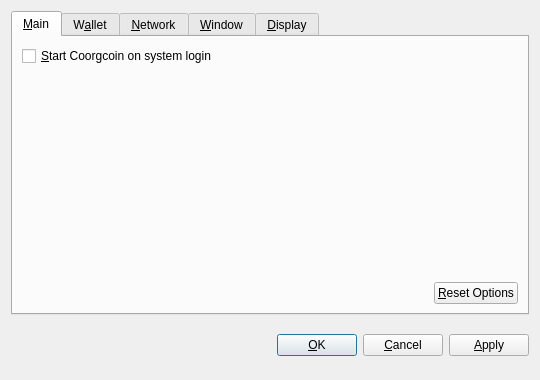
<?xml version="1.0" encoding="UTF-8"?>
<ui version="4.0">
 <class>OptionsDialog</class>
 <widget class="QDialog" name="OptionsDialog">
  <property name="geometry">
   <rect>
    <x>0</x>
    <y>0</y>
    <width>540</width>
    <height>380</height>
   </rect>
  </property>
  <property name="windowTitle">
   <string>Options</string>
  </property>
  <property name="modal">
   <bool>true</bool>
  </property>
  <layout class="QVBoxLayout" name="verticalLayout">
   <item>
    <widget class="QTabWidget" name="tabWidget">
     <property name="tabPosition">
      <enum>QTabWidget::North</enum>
     </property>
     <property name="currentIndex">
      <number>0</number>
     </property>
     <widget class="QWidget" name="tabMain">
      <attribute name="title">
       <string>&amp;Main</string>
      </attribute>
      <layout class="QVBoxLayout" name="verticalLayout_Main">
       <item>
        <widget class="QCheckBox" name="bitcoinAtStartup">
         <property name="toolTip">
          <string>Automatically start Coorgcoin after logging in to the system.</string>
         </property>
         <property name="text">
          <string>&amp;Start Coorgcoin on system login</string>
         </property>
        </widget>
       </item>
       <item>
        <spacer name="verticalSpacer_Main">
         <property name="orientation">
          <enum>Qt::Vertical</enum>
         </property>
         <property name="sizeHint" stdset="0">
          <size>
           <width>20</width>
           <height>40</height>
          </size>
         </property>
        </spacer>
       </item>
       <item>
        <layout class="QHBoxLayout" name="horizontalLayout_2_Main">
         <item>
          <spacer name="horizontalSpacer_2_Main">
           <property name="orientation">
            <enum>Qt::Horizontal</enum>
           </property>
           <property name="sizeHint" stdset="0">
            <size>
             <width>40</width>
             <height>20</height>
            </size>
           </property>
          </spacer>
         </item>
         <item>
          <widget class="QPushButton" name="resetButton">
           <property name="toolTip">
            <string>Reset all client options to default.</string>
           </property>
           <property name="text">
            <string>&amp;Reset Options</string>
           </property>
           <property name="autoDefault">
            <bool>false</bool>
           </property>
          </widget>
         </item>
        </layout>
       </item>
      </layout>
     </widget>
     <widget class="QWidget" name="tabWallet">
      <attribute name="title">
       <string>W&amp;allet</string>
      </attribute>
      <layout class="QVBoxLayout" name="verticalLayout_Network">
       <item>
        <widget class="QLabel" name="transactionFeeInfoLabel">
         <property name="text">
          <string>Optional transaction fee per kB that helps make sure your transactions are processed quickly. Most transactions are 1 kB.</string>
         </property>
         <property name="textFormat">
          <enum>Qt::PlainText</enum>
         </property>
         <property name="wordWrap">
          <bool>true</bool>
         </property>
        </widget>
       </item>
       <item>
        <layout class="QHBoxLayout" name="horizontalLayout_1_Main">
         <item>
          <widget class="QLabel" name="transactionFeeLabel">
           <property name="text">
            <string>Pay transaction &amp;fee</string>
           </property>
           <property name="textFormat">
            <enum>Qt::PlainText</enum>
           </property>
           <property name="buddy">
            <cstring>transactionFee</cstring>
           </property>
          </widget>
         </item>
         <item>
          <widget class="BitcoinAmountField" name="transactionFee"/>
         </item>
         <item>
          <spacer name="horizontalSpacer_1_Main">
           <property name="orientation">
            <enum>Qt::Horizontal</enum>
           </property>
           <property name="sizeHint" stdset="0">
            <size>
             <width>40</width>
             <height>20</height>
            </size>
           </property>
          </spacer>
         </item>
        </layout>
       </item>
       <item>
        <widget class="QLabel" name="label">
         <property name="text">
          <string>If you disable the spending of unconfirmed change, the change from a transaction cannot be used until that transaction has at least one confirmation. This also affects how your balance is computed.</string>
         </property>
         <property name="wordWrap">
          <bool>true</bool>
         </property>
        </widget>
       </item>
       <item>
        <widget class="QCheckBox" name="spendZeroConfChange">
         <property name="text">
          <string>Spend unconfirmed change  (experts only)</string>
         </property>
        </widget>
       </item>
       <item>
        <spacer name="verticalSpacer">
         <property name="orientation">
          <enum>Qt::Vertical</enum>
         </property>
         <property name="sizeHint" stdset="0">
          <size>
           <width>20</width>
           <height>40</height>
          </size>
         </property>
        </spacer>
       </item>
      </layout>
     </widget>
     <widget class="QWidget" name="tabNetwork">
      <attribute name="title">
       <string>&amp;Network</string>
      </attribute>
      <layout class="QVBoxLayout" name="verticalLayout_Network">
       <item>
        <widget class="QCheckBox" name="mapPortUpnp">
         <property name="toolTip">
          <string>Automatically open the Coorgcoin client port on the router. This only works when your router supports UPnP and it is enabled.</string>
         </property>
         <property name="text">
          <string>Map port using &amp;UPnP</string>
         </property>
        </widget>
       </item>
       <item>
        <widget class="QCheckBox" name="connectSocks">
         <property name="toolTip">
          <string>Connect to the Coorgcoin network through a SOCKS proxy (e.g. when connecting through Tor).</string>
         </property>
         <property name="text">
          <string>&amp;Connect through SOCKS proxy:</string>
         </property>
        </widget>
       </item>
       <item>
        <layout class="QHBoxLayout" name="horizontalLayout_Network">
         <item>
          <widget class="QLabel" name="proxyIpLabel">
           <property name="text">
            <string>Proxy &amp;IP:</string>
           </property>
           <property name="textFormat">
            <enum>Qt::PlainText</enum>
           </property>
           <property name="buddy">
            <cstring>proxyIp</cstring>
           </property>
          </widget>
         </item>
         <item>
          <widget class="QValidatedLineEdit" name="proxyIp">
           <property name="maximumSize">
            <size>
             <width>140</width>
             <height>16777215</height>
            </size>
           </property>
           <property name="toolTip">
            <string>IP address of the proxy (e.g. 127.0.0.1)</string>
           </property>
          </widget>
         </item>
         <item>
          <widget class="QLabel" name="proxyPortLabel">
           <property name="text">
            <string>&amp;Port:</string>
           </property>
           <property name="textFormat">
            <enum>Qt::PlainText</enum>
           </property>
           <property name="buddy">
            <cstring>proxyPort</cstring>
           </property>
          </widget>
         </item>
         <item>
          <widget class="QLineEdit" name="proxyPort">
           <property name="maximumSize">
            <size>
             <width>55</width>
             <height>16777215</height>
            </size>
           </property>
           <property name="toolTip">
            <string>Port of the proxy (e.g. 9050)</string>
           </property>
          </widget>
         </item>
         <item>
          <widget class="QLabel" name="socksVersionLabel">
           <property name="text">
            <string>SOCKS &amp;Version:</string>
           </property>
           <property name="textFormat">
            <enum>Qt::PlainText</enum>
           </property>
           <property name="buddy">
            <cstring>socksVersion</cstring>
           </property>
          </widget>
         </item>
         <item>
          <widget class="QValueComboBox" name="socksVersion">
           <property name="toolTip">
            <string>SOCKS version of the proxy (e.g. 5)</string>
           </property>
          </widget>
         </item>
         <item>
          <spacer name="horizontalSpacer_Network">
           <property name="orientation">
            <enum>Qt::Horizontal</enum>
           </property>
           <property name="sizeHint" stdset="0">
            <size>
             <width>40</width>
             <height>20</height>
            </size>
           </property>
          </spacer>
         </item>
        </layout>
       </item>
       <item>
        <spacer name="verticalSpacer_Network">
         <property name="orientation">
          <enum>Qt::Vertical</enum>
         </property>
         <property name="sizeHint" stdset="0">
          <size>
           <width>20</width>
           <height>40</height>
          </size>
         </property>
        </spacer>
       </item>
      </layout>
     </widget>
     <widget class="QWidget" name="tabWindow">
      <attribute name="title">
       <string>&amp;Window</string>
      </attribute>
      <layout class="QVBoxLayout" name="verticalLayout_Window">
       <item>
        <widget class="QCheckBox" name="minimizeToTray">
         <property name="toolTip">
          <string>Show only a tray icon after minimizing the window.</string>
         </property>
         <property name="text">
          <string>&amp;Minimize to the tray instead of the taskbar</string>
         </property>
        </widget>
       </item>
       <item>
        <widget class="QCheckBox" name="minimizeOnClose">
         <property name="toolTip">
          <string>Minimize instead of exit the application when the window is closed. When this option is enabled, the application will be closed only after selecting Quit in the menu.</string>
         </property>
         <property name="text">
          <string>M&amp;inimize on close</string>
         </property>
        </widget>
       </item>
       <item>
        <spacer name="verticalSpacer_Window">
         <property name="orientation">
          <enum>Qt::Vertical</enum>
         </property>
         <property name="sizeHint" stdset="0">
          <size>
           <width>20</width>
           <height>40</height>
          </size>
         </property>
        </spacer>
       </item>
      </layout>
     </widget>
     <widget class="QWidget" name="tabDisplay">
      <attribute name="title">
       <string>&amp;Display</string>
      </attribute>
      <layout class="QVBoxLayout" name="verticalLayout_Display">
       <item>
        <layout class="QHBoxLayout" name="horizontalLayout_1_Display">
         <item>
          <widget class="QLabel" name="langLabel">
           <property name="text">
            <string>User Interface &amp;language:</string>
           </property>
           <property name="textFormat">
            <enum>Qt::PlainText</enum>
           </property>
           <property name="buddy">
            <cstring>lang</cstring>
           </property>
          </widget>
         </item>
         <item>
          <widget class="QValueComboBox" name="lang">
           <property name="toolTip">
            <string>The user interface language can be set here. This setting will take effect after restarting Coorgcoin.</string>
           </property>
          </widget>
         </item>
        </layout>
       </item>
       <item>
        <layout class="QHBoxLayout" name="horizontalLayout_2_Display">
         <item>
          <widget class="QLabel" name="unitLabel">
           <property name="text">
            <string>&amp;Unit to show amounts in:</string>
           </property>
           <property name="textFormat">
            <enum>Qt::PlainText</enum>
           </property>
           <property name="buddy">
            <cstring>unit</cstring>
           </property>
          </widget>
         </item>
         <item>
          <widget class="QValueComboBox" name="unit">
           <property name="toolTip">
            <string>Choose the default subdivision unit to show in the interface and when sending coins.</string>
           </property>
          </widget>
         </item>
        </layout>
       </item>
       <item>
        <widget class="QCheckBox" name="displayAddresses">
         <property name="toolTip">
          <string>Whether to show Coorgcoin addresses in the transaction list or not.</string>
         </property>
         <property name="text">
          <string>&amp;Display addresses in transaction list</string>
         </property>
        </widget>
       </item>
       <item>
        <widget class="QCheckBox" name="coinControlFeatures">
         <property name="toolTip">
          <string>Whether to show coin control features or not.</string>
         </property>
         <property name="text">
          <string>Display coin &amp;control features (experts only!)</string>
         </property>
        </widget>
       </item>
       <item>
        <spacer name="verticalSpacer_Display">
         <property name="orientation">
          <enum>Qt::Vertical</enum>
         </property>
         <property name="sizeHint" stdset="0">
          <size>
           <width>20</width>
           <height>40</height>
          </size>
         </property>
        </spacer>
       </item>
      </layout>
     </widget>
    </widget>
   </item>
   <item>
    <layout class="QHBoxLayout" name="horizontalLayout_Buttons">
     <item>
      <spacer name="horizontalSpacer_1">
       <property name="orientation">
        <enum>Qt::Horizontal</enum>
       </property>
       <property name="sizeHint" stdset="0">
        <size>
         <width>40</width>
         <height>48</height>
        </size>
       </property>
      </spacer>
     </item>
     <item>
      <widget class="QLabel" name="statusLabel">
       <property name="font">
        <font>
         <weight>75</weight>
         <bold>true</bold>
        </font>
       </property>
       <property name="text">
        <string/>
       </property>
       <property name="textFormat">
        <enum>Qt::PlainText</enum>
       </property>
       <property name="wordWrap">
        <bool>true</bool>
       </property>
      </widget>
     </item>
     <item>
      <spacer name="horizontalSpacer_2">
       <property name="orientation">
        <enum>Qt::Horizontal</enum>
       </property>
       <property name="sizeHint" stdset="0">
        <size>
         <width>40</width>
         <height>48</height>
        </size>
       </property>
      </spacer>
     </item>
     <item>
      <widget class="QPushButton" name="okButton">
       <property name="text">
        <string>&amp;OK</string>
       </property>
      </widget>
     </item>
     <item>
      <widget class="QPushButton" name="cancelButton">
       <property name="text">
        <string>&amp;Cancel</string>
       </property>
       <property name="autoDefault">
        <bool>false</bool>
       </property>
      </widget>
     </item>
     <item>
      <widget class="QPushButton" name="applyButton">
       <property name="text">
        <string>&amp;Apply</string>
       </property>
       <property name="autoDefault">
        <bool>false</bool>
       </property>
      </widget>
     </item>
    </layout>
   </item>
  </layout>
 </widget>
 <customwidgets>
  <customwidget>
   <class>BitcoinAmountField</class>
   <extends>QSpinBox</extends>
   <header>bitcoinamountfield.h</header>
  </customwidget>
  <customwidget>
   <class>QValueComboBox</class>
   <extends>QComboBox</extends>
   <header>qvaluecombobox.h</header>
  </customwidget>
  <customwidget>
   <class>QValidatedLineEdit</class>
   <extends>QLineEdit</extends>
   <header>qvalidatedlineedit.h</header>
  </customwidget>
 </customwidgets>
 <resources/>
 <connections/>
</ui>
